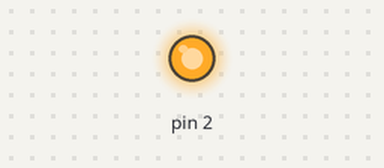
Recording of a sketch running on a simulated Arduino Uno, built with avr-gcc and run on an emulated ATmega328P. Shown: output pins drawn as LEDs (lit = HIGH). Random numbers use the default seed unless the sketch sets one.

Above: at 0.2 s.
At 2.7 s:
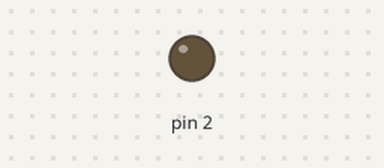
Timing chart, 0 to 5.2 s (numbered marks = the images above):
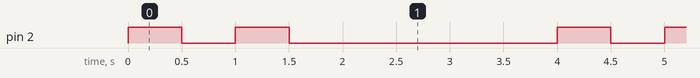

The sketch:

potenciometro_e_random.ino
```cpp
// C++ code
//


//leds e botoes
#define LED_VERMELHO 2
#define BOTAO_VERMELHO 3
#define LED_VERDE 4
#define BOTAO_VERDE 5
#define LED_AMARELO 6
#define BOTAO_AMARELO 7
#define LED_AZUL 8
#define BOTAO_AZUL 9

#define INDEFINIDO -1

//tempo
#define UM_SEGUNDO 1000
#define MEIO_SEGUNDO 500

//sequencia
int sequencia[4];

int sorteiaCor(){
  int i = random(LED_VERMELHO, BOTAO_AZUL);
  while(i % 2 == 1){
    i = random(LED_VERMELHO, BOTAO_AZUL);
  }
  return(i);
}


void iniciaJogo(){
  int jogo = analogRead(0);
  randomSeed(jogo);
  for(int i = 0; i < 4; i++){
    sequencia[i] = sorteiaCor();
  }

}

void iniciaPortas(){
  for(int i = 2; i < 10; i ++){
    if(i % 2 == 0){
    	pinMode(i, OUTPUT);
    }else if(i % 2 == 1){
    	pinMode(i++, INPUT_PULLUP);
    }
  }
}

void testeBotao(){
    for(int i = 2; i < 9; i += 2){
    digitalWrite(i, HIGH);
    delay(500);
    digitalWrite(i, LOW);
  }
}


void setup()
{
  Serial.begin(9600);
  iniciaPortas();
  iniciaJogo();
}

int piscaLed(int porta){
	digitalWrite(porta, HIGH);
	delay(500);
  	digitalWrite(porta, LOW);
  	delay(500);
  	return(porta);
}

int estadoBotao(){
  int estadoVermelho = digitalRead(BOTAO_VERMELHO);
  if(estadoVermelho == LOW){
    return(piscaLed(LED_VERMELHO));
  }

  int estadoVerde = digitalRead(BOTAO_VERDE);
  if(estadoVerde == LOW){
    return(piscaLed(LED_VERDE));
  }

  int estadoAmarelo = digitalRead(BOTAO_AMARELO);
  if(estadoAmarelo == LOW){
  	return(piscaLed(LED_AMARELO));
  }

  int estadoAzul = digitalRead(BOTAO_AZUL);
  if(estadoAzul == LOW){
  	return(piscaLed(LED_AZUL));
  } else {
    return(INDEFINIDO);
  }
}


void loop()
{
  for(int i = 0;i < 4; i++){
    piscaLed(sequencia[i]);
  }

}
```

Measured:
- by itself, pin 2: repeats every 4.0 s: LOW 0.50 s, HIGH 0.50 s, LOW 2.5 s, HIGH 0.50 s
- by itself, everything shown: repeats every 4.0 s, in 4 steps
